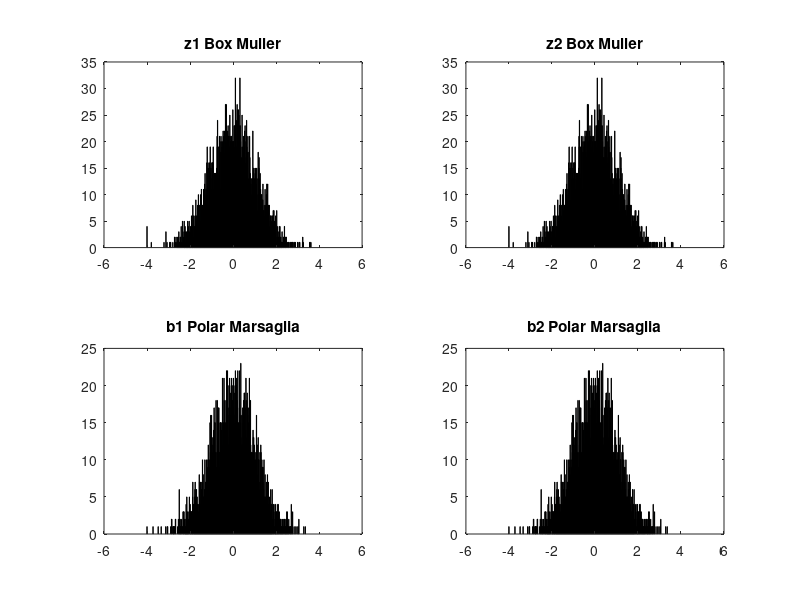

Write MATLAB code to recreate this figure.
clc;
random=zeros(5000,1);
u=zeros(5000,1);
random(1,1)=1;
m=2^31-1;

for i=1:5000-1
random(i+1,1)=mod((7^5)*random(i,1),m);
u(i+1,1)=random(i+1,1)/m;
end;

% Box Muller
z1=zeros(5000,1);
z2=zeros(5000,1);

tic;
for j=1:5000
    z1(j,1)=sqrt((-2)*log(u(j,1)))*cos(2*pi*u(5001-j,1)); 
    z2(j,1)=sqrt((-2)*log(u(j,1)))*cos(2*pi*u(5001-j,1));
end;
toc;

z2=z2(z2~=Inf);

bins=-4:.01:4;
subplot(2,2,1);
hist(z1,bins), title('z1 Box Muller');
subplot(2,2,2);
hist(z1,bins), title('z2 Box Muller');

% Polar Marsaglia
v1=zeros(5000,1);
v2=zeros(5000,1);
for k=1:5000
    v1(k,1)=2*u(k,1)-1;
    v2(k,1)=2*u(5001-k,1)-1;
end;

w=v1.^2+v2.^2;

b1=zeros(5000,1);
b2=zeros(5000,1);

tic;
for n=1:5000
    if (w(n,1)<=1)
    b1(n,1)=v1(n,1)*sqrt(-2*log(w(n,1))/w(n,1));
    b2(n,1)=v2(n,1)*sqrt(-2*log(w(n,1))/w(n,1));
    end;
end;
toc;
b1=b1(b1~=0);
b2=b2(b2~=0);

subplot(2,2,3);
hist(b1,bins), title('b1 Polar Marsaglia');
subplot(2,2,4);
hist(b2,bins), title('b2 Polar Marsaglia');

% the Polar-Marsaglia method is more efficient.
z1=z1(z1~=-Inf);
z2=z2(z2~=-Inf);
% 1.8
mz1=mean(z1);
mz2=mean(z2);
mb1=mean(b1);
mb2=mean(b2);
[hbm1,pbm1,cibm1]=ttest(z1,0);
[hbm2,pbm2,cibm2]=ttest(z2,0);
[hpm1,ppm1,cipm1]=ttest(b1,0);
[hpm2,ppm2,cipm2]=ttest(b2,0);
